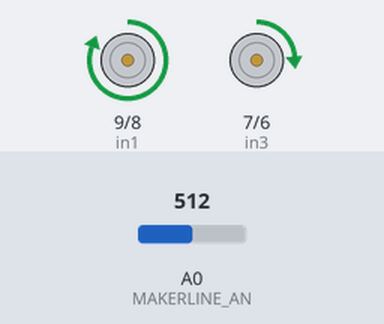
This sketch was run on a simulated Arduino Nano, built with avr-gcc and run on an emulated ATmega328P. Shown: motor-driver pin pairs drawn as motors (green arrow = first pin HIGH = forward, orange = second pin HIGH = backward, longer = more drive, scaled by the enable pin). The inputs (shaded band) are chosen by the test bench; at power-on: A0 (MAKERLINE_AN) = 512. What the sketch prints to the serial monitor is not drawn.

Above: at 3.2 s.
3.3 s: A0 (MAKERLINE_AN) set to 560
At 3.7 s:
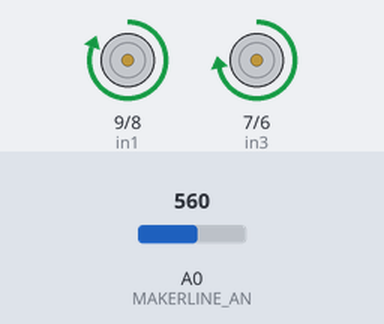
4.8 s: A0 (MAKERLINE_AN) set to 716
At 6.0 s:
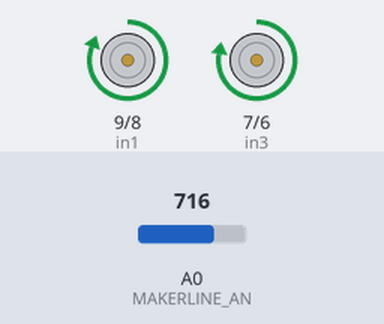
6.3 s: A0 (MAKERLINE_AN) set to 540
At 7.2 s:
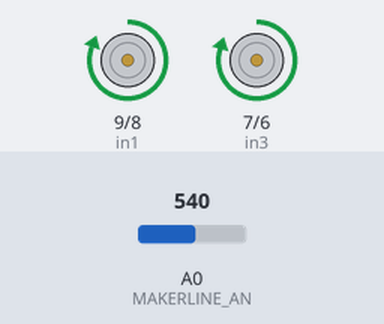
7.8 s: A0 (MAKERLINE_AN) set to 306
At 8.3 s:
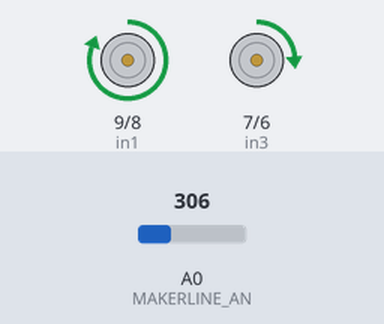
9.3 s: A0 (MAKERLINE_AN) set to 511
10.8 s: A0 (MAKERLINE_AN) set to 553
At 11.8 s:
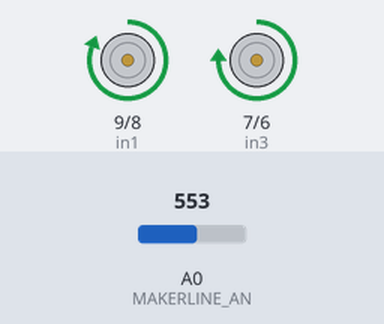
Timing chart, 0 to 13.3 s (numbered marks = the images above; inputs shaded):
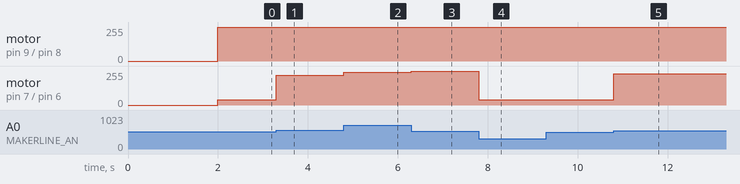

Measured:
- the behaviour switches between 537 and 538 on A0 (MAKERLINE_AN) (found by bisection; images 4 and 5)
- after the input at 3.3 s, motor on pin 7 (in3) / pin 6 (in4): forward 38/255 → forward 222/255 at once
- after the input at 4.8 s, motor on pin 7 (in3) / pin 6 (in4): forward 222/255 → forward 244/255 at once
- after the input at 6.3 s, motor on pin 7 (in3) / pin 6 (in4): forward 244/255 → forward 252/255 at once
- after the input at 7.8 s, motor on pin 7 (in3) / pin 6 (in4): forward 252/255 → forward 38/255 at once
- after the input at 10.8 s, motor on pin 7 (in3) / pin 6 (in4): forward 38/255 → forward 233/255 at once

The sketch:

LFR_Nano_L298N_MakerLine_Code.ino
```cpp
#define MAKERLINE_AN  A0 // MAKERLINE AN pin ke A0 Nano

#define MAX_SPEED 550 // kalau ubah ni, kena ubah semula Kp dan Kd

//left wheel
int pwm1 = 10;
int in1 = 9;
int in2 = 8;
//right wheel
int pwm2 = 5;
int in3 = 7;
int in4 = 6;


//PID SETTING
float Kp = 1.5; //ubah
float Kd = 5.0; //ubah

int adcMakerLine = 0;
int adcSetPoint = 0;
int proportional = 0;
int lastProportional = 0;
int derivative = 0;
int powerDifference = 0;

int motorLeft = 0;
int motorRight = 0;
unsigned long currentMillis = 0;
unsigned long previousMillis = 0;
const int interval = 10;

void setup()
{
  pinMode(MAKERLINE_AN, INPUT);
  // analogReadResolution(10);

  //left wheel
  pinMode(pwm1, OUTPUT); //PWM-Pin
  pinMode(in1, OUTPUT); //IN1-Pin
  pinMode(in2, OUTPUT); //IN2-Pin
  //right wheel
  pinMode(pwm2, OUTPUT); //PWM-Pin
  pinMode(in3, OUTPUT); //IN1-Pin
  pinMode(in4, OUTPUT); //IN2-Pin

  Serial.begin(115200);
  Serial.println("NodeMCU PD Line Following Robot with Maker Line");

  // Place robot at the center of line
  adcSetPoint = analogRead(MAKERLINE_AN);
  delay(2000);
}

void loop() {

  //--------LFR--------------

  adcMakerLine = analogRead(MAKERLINE_AN);

  proportional = adcMakerLine - adcSetPoint;

  derivative = proportional - lastProportional;

  lastProportional = proportional;

  powerDifference = (proportional * Kp) + (derivative * Kd);


  motorLeft = MAX_SPEED + powerDifference;
  motorRight = MAX_SPEED - powerDifference;

  motorLeft = constrain(motorLeft, 0, MAX_SPEED);
  motorRight = constrain(motorRight, 0, MAX_SPEED);

  analogWrite(pwm1, motorLeft);
  digitalWrite(in1, HIGH);
  digitalWrite(in2, LOW);

  analogWrite(pwm2, motorRight);
  digitalWrite(in3, HIGH);
  digitalWrite(in4, LOW);

}
```
